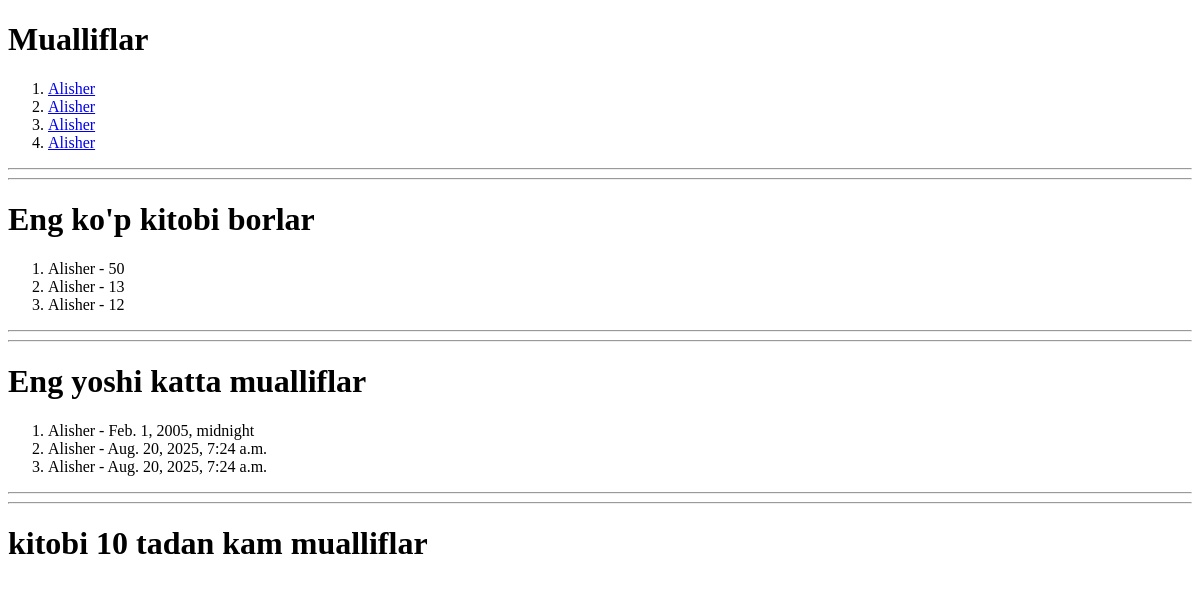
The app's page /muallif/, older data.
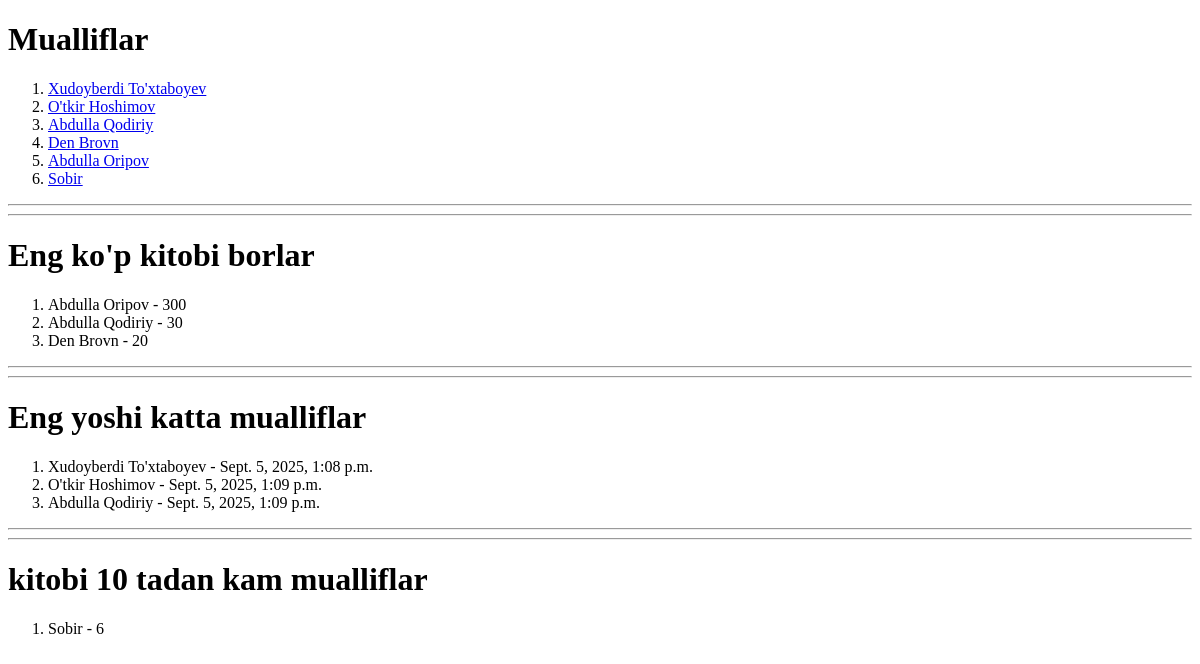
The same page, newer data.
### main/models.py (models this page shows, shortened)
class Muallif(models.Model):
    ism = models.CharField(max_length=255)
    jins = models.CharField(max_length=255, choices=(('erkak','erkak'),('ayol','ayol')))
    tugilgan_sana = models.DateTimeField()
    kitob_soni = models.PositiveIntegerField()
    tirik = models.BooleanField(default=True)
    class Meta:
        verbose_name = 'Muallif'
        verbose_name_plural = 'Mualliflar'

### main/views.py (the view)
# urls.py: path('muallif/', muallif_list),
def muallif_list(request):
    mualliflar = Muallif.objects.all()
    eng_katta = Muallif.objects.order_by("-kitob_soni")[:3]
    katta_yosh = Muallif.objects.order_by("tugilgan_sana")[:3]
    eng_kop_kitob = Muallif.objects.filter(kitob_soni__lt=10)
    context = {
        'mualliflar' : mualliflar,
        'eng_katta' : eng_katta,
        'katta_yosh' : katta_yosh,
        'eng_kop_kitob' : eng_kop_kitob,
    }
    return render(request,"muallif.html", context=context)

### templates/muallif.html (shortened to what this page needs)
<!DOCTYPE html>
<html lang="en">
<head>
</head>
<body>
<h1>Mualliflar</h1>
  <ol>
    {% for muallif in mualliflar %}
      <li><a href="/muallif/{{muallif.id}}/">{{ muallif.ism }}</a></li>
    {% endfor %}
  </ol>
  <hr>
  <hr>
<h1>Eng ko'p kitobi borlar</h1>
<ol>
    {% for eng in eng_katta %}
    <li>{{eng.ism}} - {{eng.kitob_soni}}</li>
    {% endfor %}
</ol>
<hr>
<hr>
<h1>Eng yoshi katta mualliflar</h1>
<ol>
    {% for katta in katta_yosh %}
    <li>{{katta.ism}} - {{katta.tugilgan_sana}}</li>
    {% endfor %}
</ol>
<hr>
<hr>
<h1>kitobi 10 tadan kam mualliflar</h1>
<ol>
    {% for kitob in eng_kop_kitob %}
    <li>{{kitob.ism}} - {{kitob.kitob_soni}}</li>
    {% endfor %}
</ol>
</body>
</html>

Row changes from the older to the newer data that the page shows:
no longer on one of the page's lists (row edited): Muallif: ism "Alisher", kitob_soni "13"
no longer on one of the page's lists (row edited): Muallif: ism "Alisher", kitob_soni "50"
removed Muallif: ism "Alisher", kitob_soni "12", tugilgan_sana "Feb. 1, 2005, midnight"
changed Muallif: ism "Alisher" → "Xudoyberdi To'xtaboyev"; tugilgan_sana "Aug. 20, 2025, 7:24 a.m." → "Sept. 5, 2025, 1:08 p.m."
changed Muallif: ism "Alisher" → "O'tkir Hoshimov"; tugilgan_sana "Aug. 20, 2025, 7:24 a.m." → "Sept. 5, 2025, 1:09 p.m."
now on one of the page's lists (row edited): Muallif: ism "Abdulla Qodiriy", kitob_soni "30", tugilgan_sana "Sept. 5, 2025, 1:09 p.m."
changed Muallif: ism "Alisher" → "Abdulla Qodiriy"
added Muallif: ism "Den Brovn", kitob_soni "20"
added Muallif: ism "Abdulla Oripov", kitob_soni "300"
added Muallif: ism "Sobir", kitob_soni "6"
